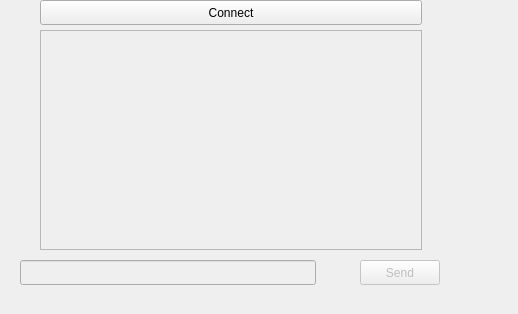
<?xml version="1.0" encoding="UTF-8"?>
<ui version="4.0">
 <class>ClientWindow</class>
 <widget class="QWidget" name="ClientWindow">
  <property name="geometry">
   <rect>
    <x>0</x>
    <y>0</y>
    <width>518</width>
    <height>314</height>
   </rect>
  </property>
  <property name="windowTitle">
   <string>Form</string>
  </property>
  <widget class="QWidget" name="centralwidget" native="true">
   <property name="geometry">
    <rect>
     <x>10</x>
     <y>0</y>
     <width>440</width>
     <height>285</height>
    </rect>
   </property>
   <widget class="QListView" name="chatView">
    <property name="enabled">
     <bool>false</bool>
    </property>
    <property name="geometry">
     <rect>
      <x>30</x>
      <y>30</y>
      <width>382</width>
      <height>220</height>
     </rect>
    </property>
    <property name="editTriggers">
     <set>QAbstractItemView::NoEditTriggers</set>
    </property>
   </widget>
   <widget class="QPushButton" name="connectButton">
    <property name="geometry">
     <rect>
      <x>30</x>
      <y>0</y>
      <width>382</width>
      <height>25</height>
     </rect>
    </property>
    <property name="text">
     <string>Connect</string>
    </property>
   </widget>
   <widget class="QLineEdit" name="messageEdit">
    <property name="enabled">
     <bool>false</bool>
    </property>
    <property name="geometry">
     <rect>
      <x>10</x>
      <y>260</y>
      <width>296</width>
      <height>25</height>
     </rect>
    </property>
   </widget>
   <widget class="QPushButton" name="sendButton">
    <property name="enabled">
     <bool>false</bool>
    </property>
    <property name="geometry">
     <rect>
      <x>350</x>
      <y>260</y>
      <width>80</width>
      <height>25</height>
     </rect>
    </property>
    <property name="text">
     <string>Send</string>
    </property>
    <property name="default">
     <bool>true</bool>
    </property>
   </widget>
  </widget>
 </widget>
 <resources/>
 <connections/>
</ui>
